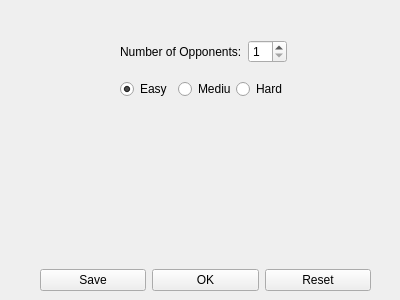
<?xml version="1.0" encoding="UTF-8"?>
<ui version="4.0">
 <class>Settings</class>
 <widget class="QWidget" name="Settings">
  <property name="geometry">
   <rect>
    <x>0</x>
    <y>0</y>
    <width>400</width>
    <height>300</height>
   </rect>
  </property>
  <property name="windowTitle">
   <string>Form</string>
  </property>
  <widget class="QWidget" name="horizontalLayoutWidget">
   <property name="geometry">
    <rect>
     <x>40</x>
     <y>260</y>
     <width>331</width>
     <height>41</height>
    </rect>
   </property>
   <layout class="QHBoxLayout" name="horizontalLayout">
    <item>
     <widget class="QPushButton" name="save">
      <property name="text">
       <string>Save</string>
      </property>
     </widget>
    </item>
    <item>
     <widget class="QPushButton" name="ok">
      <property name="text">
       <string>OK</string>
      </property>
     </widget>
    </item>
    <item>
     <widget class="QPushButton" name="reset">
      <property name="text">
       <string>Reset</string>
      </property>
     </widget>
    </item>
   </layout>
  </widget>
  <widget class="QWidget" name="verticalLayoutWidget">
   <property name="geometry">
    <rect>
     <x>120</x>
     <y>30</y>
     <width>167</width>
     <height>80</height>
    </rect>
   </property>
   <layout class="QVBoxLayout" name="verticalLayout">
    <item>
     <layout class="QHBoxLayout" name="horizontalLayout_2">
      <item>
       <widget class="QLabel" name="opponentCountLabel">
        <property name="text">
         <string>Number of Opponents:</string>
        </property>
       </widget>
      </item>
      <item>
       <widget class="QSpinBox" name="opponentCounter">
        <property name="minimum">
         <number>1</number>
        </property>
        <property name="maximum">
         <number>3</number>
        </property>
       </widget>
      </item>
     </layout>
    </item>
    <item>
     <layout class="QHBoxLayout" name="horizontalLayout_3">
      <item>
       <widget class="QRadioButton" name="easy">
        <property name="text">
         <string>Easy</string>
        </property>
        <property name="checked">
         <bool>true</bool>
        </property>
       </widget>
      </item>
      <item>
       <widget class="QRadioButton" name="medium">
        <property name="text">
         <string>Medium</string>
        </property>
       </widget>
      </item>
      <item>
       <widget class="QRadioButton" name="hard">
        <property name="text">
         <string>Hard</string>
        </property>
       </widget>
      </item>
     </layout>
    </item>
   </layout>
  </widget>
 </widget>
 <resources/>
 <connections/>
</ui>
